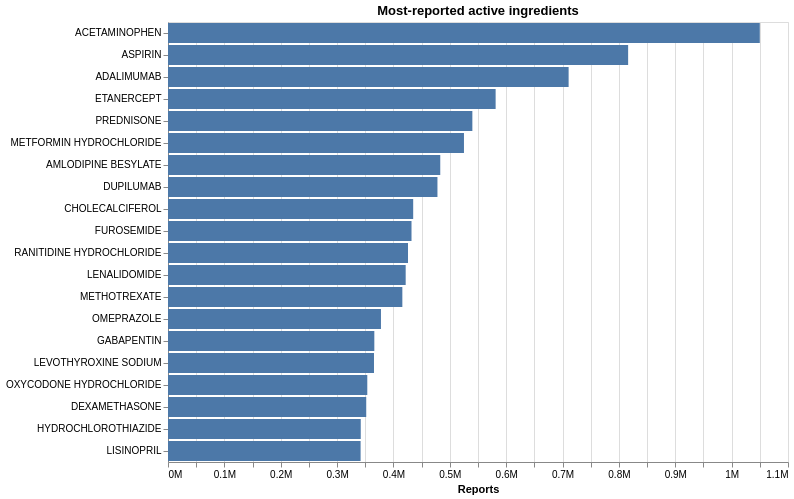

Describe this chart as a Vega-Lite specification.
### Vega-Lite specification from a JSON file in a GitHub repository (floating-point values rounded to 4 significant figures)
{"config": {"view": {"continuousWidth": 300, "continuousHeight": 300}}, "data": {"name": "data-3fb4155fb011279dd315a0be6f3ad63b"}, "mark": {"type": "bar", "color": "#4C78A8"}, "encoding": {"tooltip": [{"field": "reports", "format": ",", "type": "quantitative"}], "x": {"axis": {"format": "~s"}, "field": "reports", "title": "Reports", "type": "quantitative"}, "y": {"field": "ingredient", "sort": "-x", "title": null, "type": "nominal"}}, "height": 440, "title": "Most-reported active ingredients", "width": 620, "$schema": "https://vega.github.io/schema/vega-lite/v6.1.0.json", "datasets": {"data-3fb4155fb011279dd315a0be6f3ad63b": [{"ingredient": "ACETAMINOPHEN", "reports": 1049952}, {"ingredient": "ASPIRIN", "reports": 816368}, {"ingredient": "ADALIMUMAB", "reports": 710789}, {"ingredient": "ETANERCEPT", "reports": 581282}, {"ingredient": "PREDNISONE", "reports": 539991}, {"ingredient": "METFORMIN HYDROCHLORIDE", "reports": 525103}, {"ingredient": "AMLODIPINE BESYLATE", "reports": 483036}, {"ingredient": "DUPILUMAB", "reports": 478057}, {"ingredient": "CHOLECALCIFEROL", "reports": 435013}, {"ingredient": "FUROSEMIDE", "reports": 432032}, {"ingredient": "RANITIDINE HYDROCHLORIDE", "reports": 425816}, {"ingredient": "LENALIDOMIDE", "reports": 421694}, {"ingredient": "METHOTREXATE", "reports": 415774}, {"ingredient": "OMEPRAZOLE", "reports": 377841}, {"ingredient": "GABAPENTIN", "reports": 366065}, {"ingredient": "LEVOTHYROXINE SODIUM", "reports": 365475}, {"ingredient": "OXYCODONE HYDROCHLORIDE", "reports": 353573}, {"ingredient": "DEXAMETHASONE", "reports": 351706}, {"ingredient": "HYDROCHLOROTHIAZIDE", "reports": 341981}, {"ingredient": "LISINOPRIL", "reports": 341718}]}}
